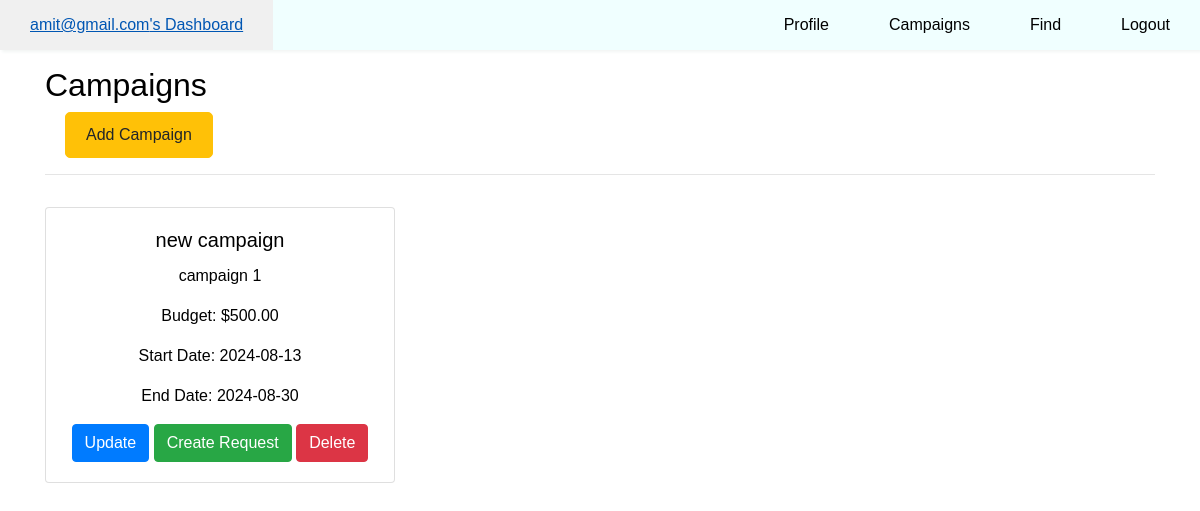
Before: /campaigns (signed in) with the older database file.
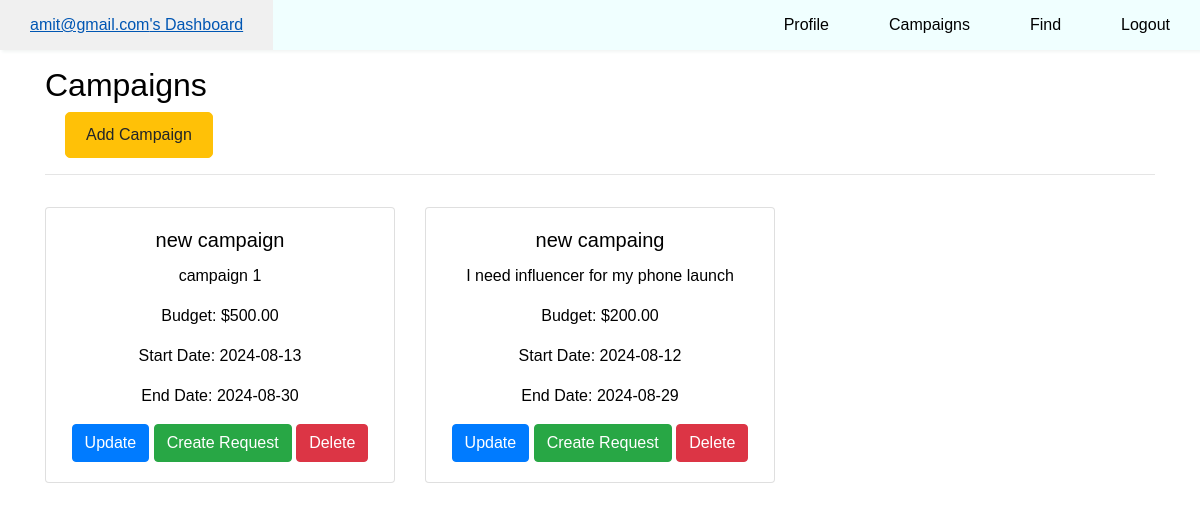
After: the same page with the newer database file.
### model.py (models this page shows)
class Campaign(db.Model):
    campaign_id = db.Column(db.Integer, primary_key=True)
    sponsor_id = db.Column(db.Integer, db.ForeignKey('sponsor.sponsor_id'), nullable=False)
    title = db.Column(db.String, nullable=False)
    description = db.Column(db.Text, nullable=False)
    budget = db.Column(db.Numeric(10, 2), nullable=False)
    start_date = db.Column(db.Date, nullable=False)
    end_date = db.Column(db.Date, nullable=False)
    status = db.Column(db.String, nullable=False)
    niche = db.Column(db.String, nullable=False)
    isBlacklist = db.Column(db.Boolean, default=False)
    sponsor = db.relationship('Sponsor', back_populates='campaigns')
    requests = db.relationship('Request', back_populates='campaign', cascade="all, delete-orphan")

### app.py (the view, shortened to what this page needs)
@app.route('/campaigns',methods =['GET','POST'])
def campaigns():
    user = getUserInfo()
    if 'id' not in session:
        return redirect(url_for('login'))
    id = session['id']
    user = User.query.filter_by(id=id).first()
    if user is None or not user.isSponsor:
        return redirect(url_for('login'))
    campaigns = Campaign.query.filter_by(sponsor_id=user.id).all()
    return render_template('campaigns.html', nav_type=user, campaigns = campaigns)

### helper.py (called while the page is built)
def getUserInfo():
    if 'id' in session:
        current_user = User.query.filter_by(id = session['id']).first()
        if current_user:
            usr_id = current_user.id
            email = current_user.email
            isAdmin = current_user.isAdmin
            isInfluencer = current_user.isInfluencer
            isSponsor = current_user.isSponsor
            isBlacklist = current_user.isBlacklist
            return {'usr_id':usr_id, 'email':email, 'isAdmin':isAdmin, 'isInfluencer':isInfluencer, 'isSponsor':isSponsor,'isBlacklist':isBlacklist}
        else:
            return None

### templates/campaigns.html (shortened to what this page needs)
{% extends './layouts/layout.html' %}
{% block body %}
    {% include './components/navbar.html' %}
    {% include './components/sponsor/campaigns.html' %}
{% endblock %}

### templates/components/sponsor/campaigns.html (shortened to what this page needs)
<div class="container lg-4">
    <div class="row mb-3 d-flex align-items-center">
        <div class="col-md-12 ">
            <h2>Campaigns</h2>
            <a href="{{ url_for('createCampaign') }}" >
                <button class="btn btn-warning" style="font-size: 16px; padding: 10px 20px; border-radius: 5px; margin-left: 20px;">Add Campaign</button>
            </a>
            <hr>
        </div>
    </div>
    <div class="row">
        {% for campaign in campaigns %}
        <div class="col-md-4 mb-4">
            <div class="card">
                <div class="card-body text-center">
                    <h5 class="card-title">{{ campaign.title }}</h5>
                    <p>{{ campaign.description }}</p>
                    <p>Budget: ${{ campaign.budget }}</p>
                    <p>Start Date: {{ campaign.start_date }}</p>
                    <p>End Date: {{ campaign.end_date }}</p>
                    <a href="{{ url_for('campaignManagement', campaign_id=campaign.campaign_id) }}">
                        <button class="btn btn-primary">Update</button>
                    </a>
                    <a href="{{ url_for('createRequest', campaign_id=campaign.campaign_id) }}">
                        <button class="btn btn-success">Create Request</button>
                    </a>
                    <form method="POST" action="{{ url_for('sponsorDeleteCampaign', campaign_id=campaign.campaign_id) }}" onsubmit="return confirm('Are you sure you want to delete this campaign?');" style="display:inline;">
                        <button type="submit" class="btn btn-danger">Delete</button>
                    </form>
                </div>
            </div>
        </div>
        {% endfor %}
    </div>
</div>

Changed rows visible on the page:
added Campaign: title "new campaing", description "I need influencer for my phone launch", budget "200.00", start_date "2024-08-12", end_date "2024-08-29"
